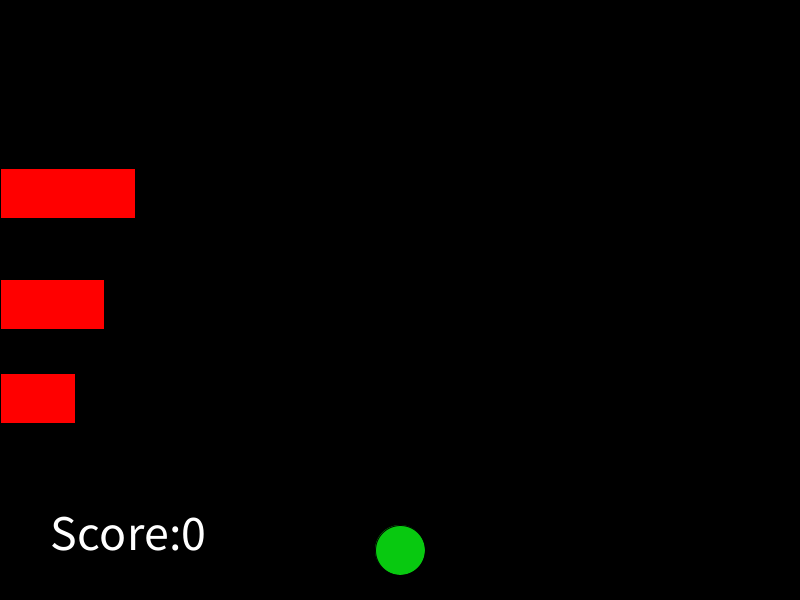
Frame 1 (no input)
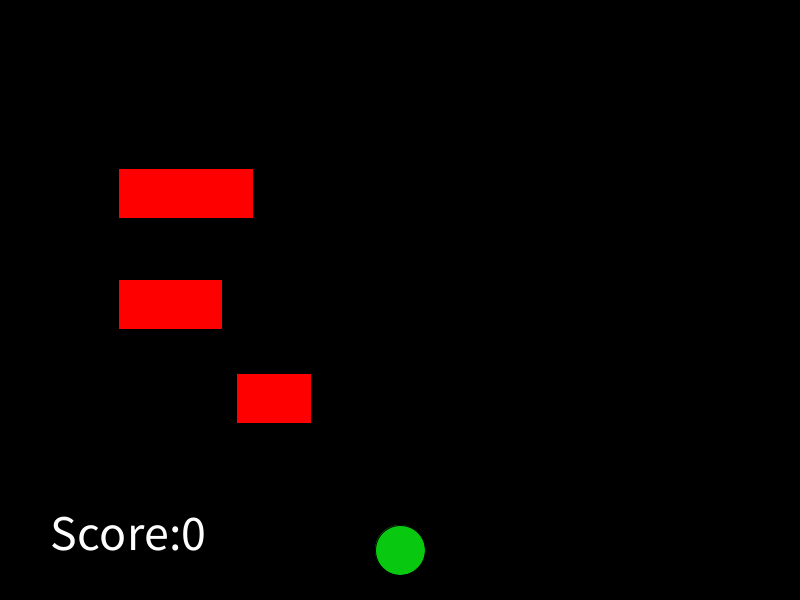
Frame 60 (the mouse pressed at the canvas centre just before this capture)
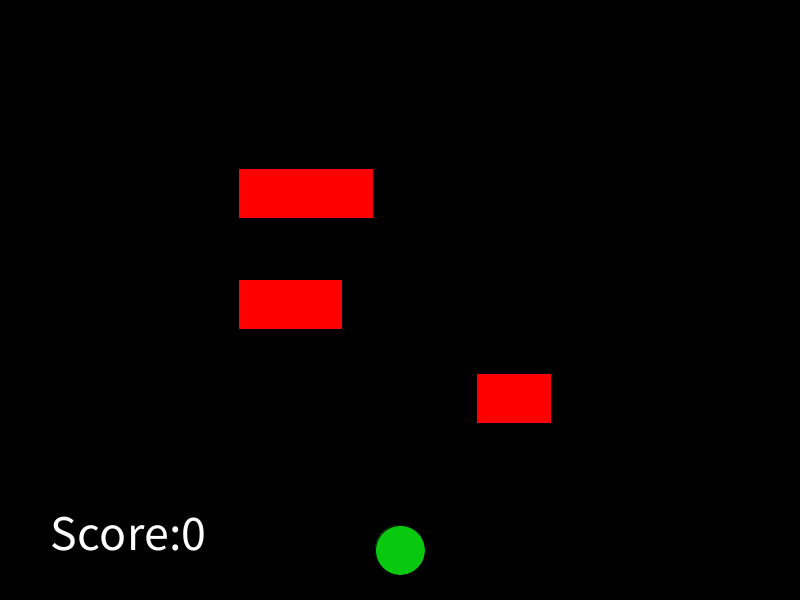
Frame 120 (the mouse held since frame 60 and released just before this capture)

The Processing sketch that drew these frames (run headless with seeded random() and noise(); from frame 60 on, the mouse is pressed at the canvas centre):

// Processing sketch: Frogger
// ── Frogger.pde
int frogX = 400;
int frogY = 550;
int score = 0;
int scoreCooldown = 0;
boolean dead = false;
Car car1 = new Car();
Car car2 = new Car();
Car car3 = new Car();

void draw() {
  if(dead) {
    fill(255);
    textSize(125);
    text("You Died", 100, 100);
  } else {
    scoreCooldown+=1;
    if(scoreCooldown>300) {
     scoreCooldown=0;
     score+=1;
    }
    
  if(dead==false) {
  dead = intersects(car1);
  }
  if(dead==false) {
  dead = intersects(car2);
  }
  if(dead==false) {
  dead = intersects(car3);
  }
  background(0);
  fill(#08C910);
  ellipse(frogX, frogY, 50, 50);
  car1.display();
  car2.display();
  car3.display();
  
  if(car1.getX()>900) {
    car1.reset();
  }
  if(car2.getX()>900) {
    car2.reset();
  }
  if(car3.getX()>900) {
    car3.reset();
  }
    fill(255);
    textSize(50);
    text("Score:" + score ,50, 550);
  }
}

void setup() {
 car1.reset();
 car2.reset();
 car3.reset();
 size(800, 600); 
}

void keyPressed()
{
    if(key == CODED){
        if(keyCode == UP)
        {
            //Frog Y position goes up
            frogY-=50;
        }
        else if(keyCode == DOWN)
        {
            //Frog Y position goes down 
            frogY+=50;
        }
        else if(keyCode == RIGHT)
        {
            //Frog X position goes right
            frogX+=50;
        }
        else if(keyCode == LEFT)
        {
            //Frog X position goes left
            frogX-=50;
        }
        keepInCanvas();
    }
}
void keepInCanvas() {
   if(frogY>550) {
     frogY-=50;
   }
   if(frogY<50) {
     frogY+=50;
   }
   if(frogX>750) {
     frogX-=50;
   }
   if(frogX<50) {
     frogX+=50;
   }
}

boolean intersects(Car car) {
 if ((frogY > car.getY() && frogY < car.getY()+50) &&
                (frogX > car.getX() && frogX < car.getX()+car.getSize())) {
   return true;
  }
 else  {
  return false;
 }
}
class Car{
  int carX;
  int carY;
  int carSize;
  int carSpeed;
  
  void display()
  {
    fill(255,0,0);
    rect(carX , carY, carSize, 50);
    carX+=carSpeed;
  }
  int getX() {
    return carX;
  }
  int getY() {
    return carY;
  }
  int getSize() {
    return carSize;
  }
  void reset() {
    carX = 0;
    carY = (int) random(50, 550);
    carSize = (int) random(50, 150);
    carSpeed = (int) random(1, 5)+score; 
  }
}
